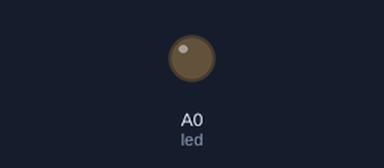
A program run on a simulated CircuitPython board. On the bench: output pins drawn as LEDs (lit = HIGH).

Above: at 0.05 s.
Timing chart, 0 to 3.0 s (numbered marks = the images above):
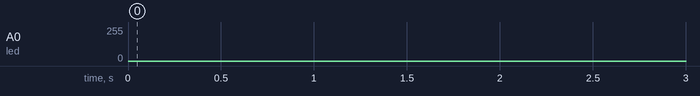

Measured:
- by itself, A0 (led): 0/255 → 157/255 at 22.0 s

The program:

led_Assignment.py
```python
#Lukas Hange
#8/22/19
#Make Led fade


# Write your code here :-)
import board
import analogio

#dot = neopixel.NeoPixel(board.NEOPIXEL, 1)

led = analogio.AnalogOut(board.A0)


while True:

    for i in range (31000,42000,1): # I use 31000 - 42000 because it shows the highest difference in LED lighting
        led.value = i

    for i in range (42000,31000,-1): # I found the way to make it fade out was to switch the direction of the 42 and 31 and then make it -1 not 1
        led.value = i
```
